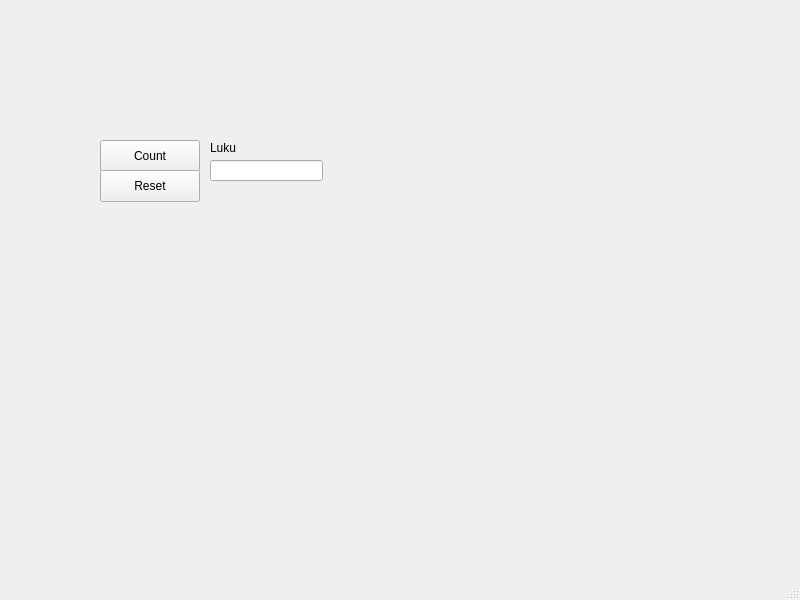
<?xml version="1.0" encoding="UTF-8"?>
<ui version="4.0">
 <class>MainWindow</class>
 <widget class="QMainWindow" name="MainWindow">
  <property name="geometry">
   <rect>
    <x>0</x>
    <y>0</y>
    <width>800</width>
    <height>600</height>
   </rect>
  </property>
  <property name="windowTitle">
   <string>MainWindow</string>
  </property>
  <widget class="QWidget" name="centralwidget">
   <widget class="QPushButton" name="countButton">
    <property name="geometry">
     <rect>
      <x>100</x>
      <y>140</y>
      <width>100</width>
      <height>32</height>
     </rect>
    </property>
    <property name="text">
     <string>Count</string>
    </property>
   </widget>
   <widget class="QPushButton" name="resetButton">
    <property name="geometry">
     <rect>
      <x>100</x>
      <y>170</y>
      <width>100</width>
      <height>32</height>
     </rect>
    </property>
    <property name="text">
     <string>Reset</string>
    </property>
   </widget>
   <widget class="QLineEdit" name="lukuNaytto">
    <property name="geometry">
     <rect>
      <x>210</x>
      <y>160</y>
      <width>113</width>
      <height>21</height>
     </rect>
    </property>
   </widget>
   <widget class="QLabel" name="label">
    <property name="geometry">
     <rect>
      <x>210</x>
      <y>140</y>
      <width>58</width>
      <height>16</height>
     </rect>
    </property>
    <property name="text">
     <string>Luku</string>
    </property>
   </widget>
  </widget>
  <widget class="QMenuBar" name="menubar">
   <property name="geometry">
    <rect>
     <x>0</x>
     <y>0</y>
     <width>800</width>
     <height>30</height>
    </rect>
   </property>
  </widget>
  <widget class="QStatusBar" name="statusbar"/>
 </widget>
 <resources/>
 <connections/>
</ui>
